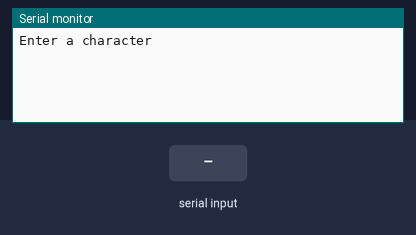
This sketch was run on a simulated Arduino Uno, built with avr-gcc and run on an emulated ATmega328P. Parts: the last lines printed to the serial monitor. Inputs (shaded band) come from the test bench.

Above: at 1.2 s.
1.3 s: "r" received over Serial
At 2.5 s:
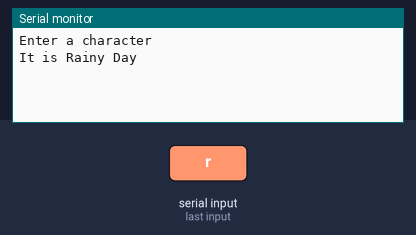
2.8 s: "s" received over Serial
At 3.6 s:
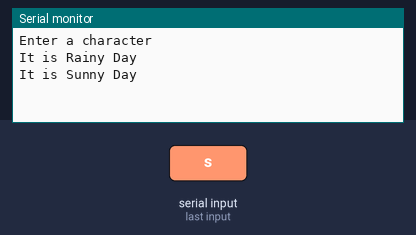
4.3 s: "1" received over Serial
At 4.8 s:
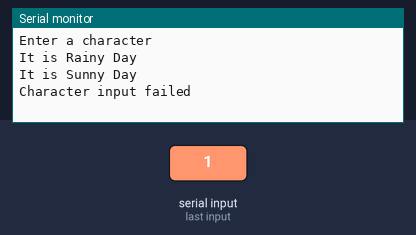

The sketch:

RainyDay_.ino
```cpp
void setup() {

  Serial.begin(9600);

    Serial.println("Enter a character");

}

void loop() {

  if(Serial.available() > 0){
  char a=Serial.read();

    if(a=='r' || a=='R'){
     Serial.println("It is Rainy Day");
    }
    else if(a=='s' || a=='S'){
     Serial.println("It is Sunny Day");
    }
    else{
     Serial.println("Character input failed");
    }

  }
}
```

Measured:
- after the input at 1.3 s, the serial monitor: prints a new line at once (image 1)
- after the input at 2.8 s, the serial monitor: prints a new line at once (image 2)
- after the input at 4.3 s, the serial monitor: prints a new line at once (image 3)
